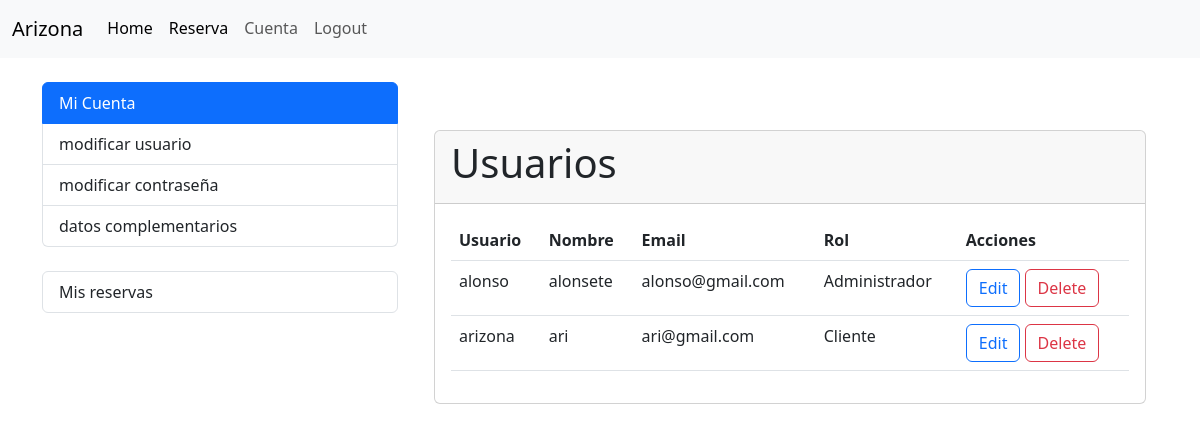
The page /account/user-list/ (signed in) on the database its author committed.
### accounts/models.py (models this page shows, shortened)
class User(AbstractBaseUser, PermissionsMixin):
    id = models.AutoField(primary_key=True, unique=True)
    username = models.CharField(
        'Usuario', max_length=30, unique=True, validators=[
            validators.RegexValidator(
                re.compile('^[\w.@+-]+$'),
                'ingrese un nombre de usuario valido '
                'Este valor debe contener solo letras, números '
                'excepto: @/./+/-/_.',
                'invalid'
            )
        ],
        help_text='Un nombre corto que sera usado'+
                  ' para identificarlo de forma unica en la plataforma.'
    )
    name = models.CharField('Nombre', max_length=20)
    apellidos = models.CharField('Apellidos', max_length=30)
    email = models.EmailField('Email', unique=True)
    is_staff = models.BooleanField('Admin', default=False)
    is_active = models.BooleanField('Ativo', default=True)
    date_joined = models.DateTimeField('Data de Entrada', auto_now_add=True)
    roles = models.ForeignKey(Rol, on_delete=models.CASCADE)
    USERNAME_FIELD = 'username'
    REQUIRED_FIELDS = ['email']
    objects = CustomUserManager()
    class Meta:
        verbose_name = 'Usuario'
        verbose_name_plural = 'Usuarios'

class Rol(models.Model):
    ROL_CHOICES = [
        ('admin', 'Administrador'),
        ('trabajador', 'Trabajador'),
        ('cliente', 'Cliente'),
    ]
    nombre = models.CharField(max_length=15, unique=True, choices=ROL_CHOICES)
    permisos = models.ManyToManyField(Permiso)
    def __str__(self):
        return self.get_nombre_display()
    class Meta:
        verbose_name_plural = 'roles'

### accounts/views.py (the view)
class UserListView(LoginRequiredMixin, ListView):
    model = User
    template_name = 'accounts/user_list.html'
    context_object_name = 'users'

### accounts/templates/accounts/user_list.html (shortened to what this page needs)
{% extends "accounts/index.html" %}
{% load custom_filters %}
{% block accounts_container %}
<div class="container">
  <br>
  <br>
  <div class="card">
    <div class="card-header">
      <h1 class="card-title">Usuarios</h1>
    </div>
    <div class="card-body">
      <table class="table">
        <thead>
          <tr>
            <th>Usuario</th>
            <th>Nombre</th>
            <th>Email</th>
            <th>Rol</th>
            <th>Acciones</th>
          </tr>
        </thead>
        <tbody>
          {% for user in users %}
          <tr {% if user.roles.nombre == "cliente" %}style="background-color: lightgreen;"{% endif %}>
            <td>{{ user.username }}</td>
            <td>{{ user.name }}</td>
            <td>{{ user.email }}</td>
            <td>{{ user.roles }}</td>
            <td>
              <a href="#" class="btn btn-outline-primary">Edit</a>
              <a href="{% url 'account:user_delete' user.pk %}" class="btn btn-outline-danger">Delete</a>
            </td>
          </tr>
          {% endfor %}
        </tbody>
      </table>
    </div>
  </div>
</div>
{% endblock %}

### rows shown on the page
User: username "alonso", name "alonsete", email "alonso@gmail.com", roles "Administrador"
User: username "arizona", name "ari", email "ari@gmail.com", roles "Cliente"
